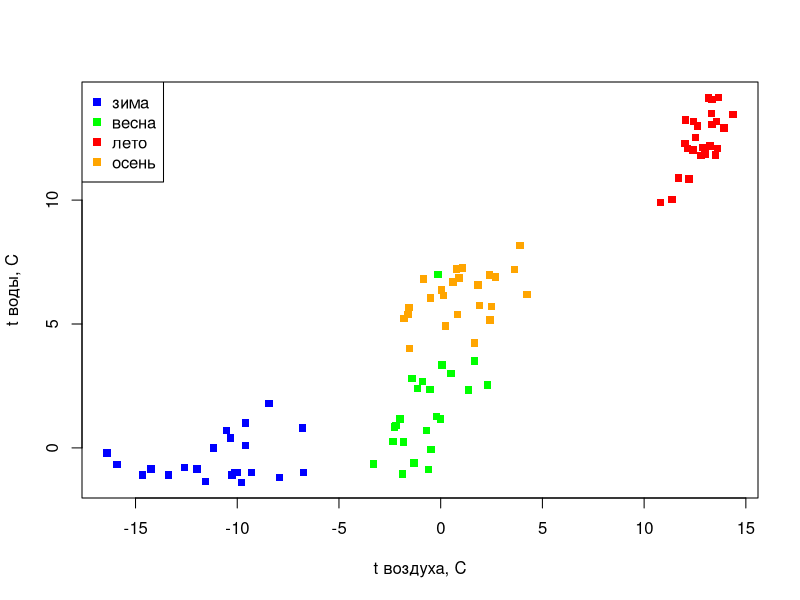

R code for this plot: (Note: this script raises an error after producing the figure.)
setwd("~/Dropbox/PhD_thesis/PhD_thesis/temperatures_water_air/")

# ======== сезонная темепература воздуха в Кандалакше vs температура воды в Чупе ========

water_air <- read.csv2("t_air_water_season_mean.csv")

str(water_air)

tapply(water_air$Chupa_water, water_air$season, mean, na.rm=T)

# делаем вектор для раскраски точек на графике
ish_colors <- character(length = length(water_air$season))
ish_colors[water_air$season == "DJF"] <- "blue"
ish_colors[water_air$season == "MAM"] <- "green"
ish_colors[water_air$season == "JJA"] <- "red"
ish_colors[water_air$season == "SON"] <- "orange"

pdf("temp_air_water.pdf", family = "NimbusSan")
plot(water_air$Kanda_air, water_air$Chupa_water, pch=15, col=ish_colors, xlab = "t воздуха, C", ylab = "t воды, C")
n <- c("зима", "весна", "лето", "осень")
legend(x="topleft", legend = n, pch=15, col = c("blue", "green", "red", "orange"))
dev.off()
embedFonts("temp_air_water.pdf")

#считаем корреляцию
cor.test(water_air$Kanda_air, water_air$Chupa_water, method = "spearman")

sink("spearman_air_water.txt")
cor.test(water_air$Kanda_air, water_air$Chupa_water, method = "spearman")
sink()

# рисуем воду и воздух на одном графике среднегодовые
White_temp <- read.csv2("White_temp_year_mean_air_water.csv")

# динамика
pdf("White_temp_air_water_dynamic.pdf", family = "NimbusSan")
plot(White_temp$year[ White_temp$year >=1991], White_temp$temp_air[ White_temp$year >=1991], type = "b", pch=15, lty = 1, ylim = c(min(c(White_temp$temp_water_m0,White_temp$temp_air), na.rm=T), max(c(White_temp$temp_water_m0,White_temp$temp_air), na.rm=T)), xlab = "годы", ylab = "t, C")
lines(White_temp$year[ White_temp$year >=1991], White_temp$temp_water_m0[ White_temp$year >=1991], type = "b", pch=16, lty = 2)
lines(White_temp$year[ White_temp$year >=1991], White_temp$temp_water_m0_50[ White_temp$year >=1991], type = "b", pch=17, lty = 3)
n <- c("воздух", "вода 0 м", "вода 0-50 м")
legend(x="topright", legend = n, lty = seq(1:3), pch=seq(15,17,1))
dev.off()
embedFonts("White_temp_air_water_dynamic.pdf")

# корреляция
pdf("White_temp_air_water_year.pdf", family = "NimbusSan")
plot(White_temp$temp_air[ White_temp$year >=1991], White_temp$temp_water[ White_temp$year >=1991], xlab = "t воздуха, C", ylab = "t воды, C", pch=15)
dev.off()
embedFonts("White_temp_air_water_year.pdf")

# поверхность
cor.test(White_temp$temp_air[ White_temp$year >=1991], White_temp$temp_water_m0[ White_temp$year >=1991], method = "spearman")

# 50 метровый слой
cor.test(White_temp$temp_air[ White_temp$year >=1991], White_temp$temp_water_m0_50[ White_temp$year >=1991], method = "spearman")

# ==== сезонная температура воды в Белом м Баренцевом =================
White_Barents <- read.csv2("Barents_White_season_mean.csv")
str(White_Barents)

tapply(White_Barents$Barents, White_Barents$season, mean, na.rm=T)
tapply(White_Barents$White, White_Barents$season, mean, na.rm=T)

WB_colors <- character(length = length(White_Barents$season))
WB_colors[White_Barents$season == "DJF"] <- "blue"
WB_colors[White_Barents$season == "MAM"] <- "green"
WB_colors[White_Barents$season == "JJA"] <- "red"
WB_colors[White_Barents$season == "SON"] <- "orange"

pdf("temp_White_Barents.pdf", family = "NimbusSan")
plot(White_Barents$Barents, White_Barents$White, pch=15, col=WB_colors, xlab = "t воды, Баренцево море, C", ylab = "t воды, Белое море, C", xlim = c(0,max(White_Barents$Barents, White_Barents$White)), ylim = c(0,max(White_Barents$Barents, White_Barents$White)))
dev.off()
embedFonts("temp_White_Barents.pdf")

#считаем корреляцию
cor.test(White_Barents$Barents, White_Barents$White, method = "spearman")

sink("spearman_White_Barents.txt")
cor.test(White_Barents$Barents, White_Barents$White, method = "spearman")
sink()
